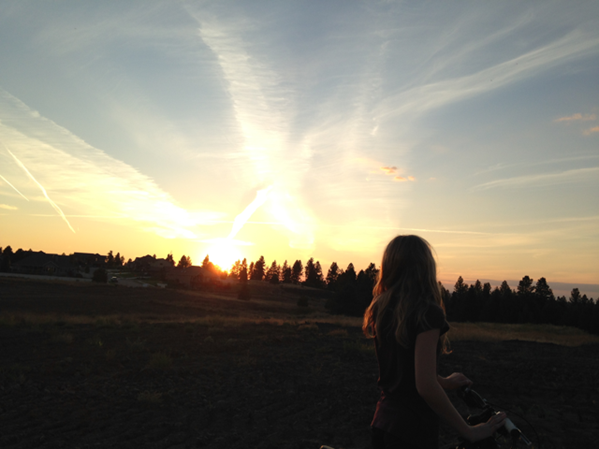
%> input picture Images/r1RGB.png, 599 x 449 px
$ octave quantitativeResults.m   (GNU Octave 9; MATLAB toolbox functions it lacks are replaced by stand-ins)
%> lines starting %> are read from the running program, lines starting %| are printed output that depends on the picture
r = cell(4);
r{1} = imread('Images/r1RGB.png');
r{2} = imread('Images/r2RGB.png');
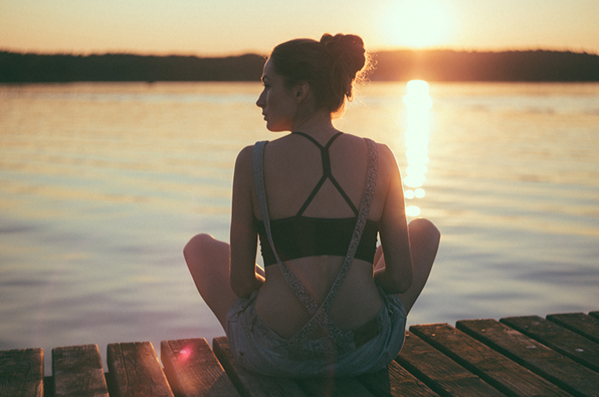
%> input picture Images/r2RGB.png, 599 x 397 px
r{3} = imread('Images/r3RGB.png');
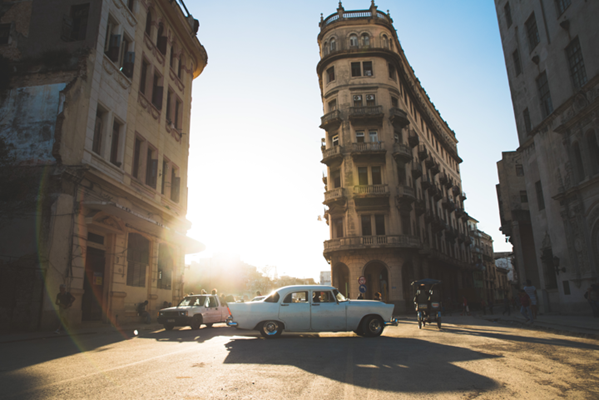
%> input picture Images/r3RGB.png, 599 x 400 px
r{4} = imread('Images/r4RGB.png');
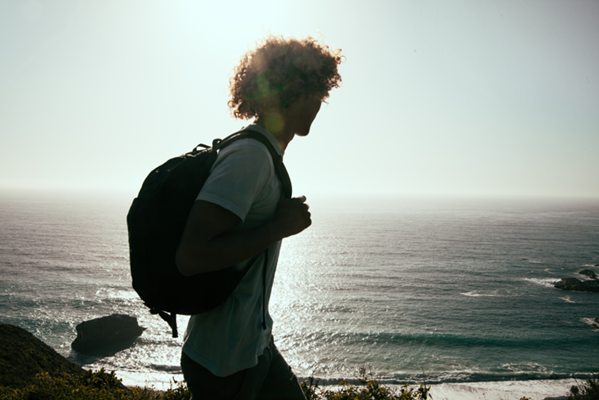
%> input picture Images/r4RGB.png, 599 x 400 px

mak = cell(4);
%> (the run ends here)
